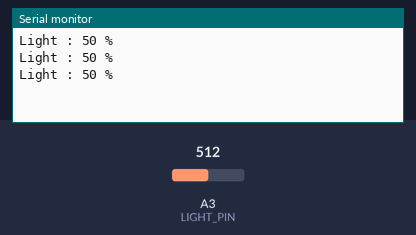
A sketch run on a simulated Arduino Uno, built with avr-gcc and run on an emulated ATmega328P. On the bench: the last lines printed to the serial monitor. Inputs (shaded band) come from the test bench; at power-on: A3 (LIGHT_PIN) = 512.

Above: at 1.3 s.
1.4 s: A3 (LIGHT_PIN) set to 716
At 1.9 s:
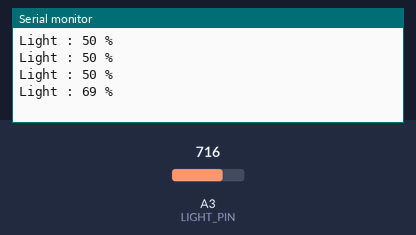
2.9 s: A3 (LIGHT_PIN) set to 900
At 3.4 s:
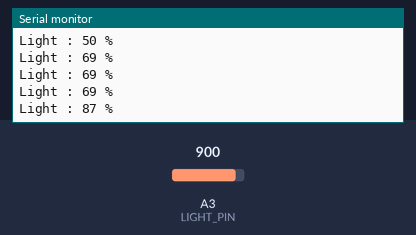
Timing chart, 0 to 5.9 s (numbered marks = the images above; inputs shaded):
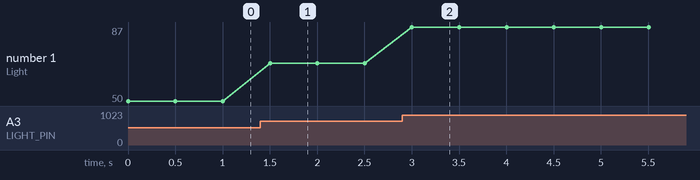

Measured:
- after the input at 1.4 s, the serial monitor: prints a new line after 0.10 s (image 1)
- after the input at 2.9 s, the serial monitor: prints a new line after 0.10 s (image 2)
- plotted number 1: 50 → 69 after the input at 1.4 s, 69 → 87 after the input at 2.9 s

The sketch:

grove-light-sensor.ino
```cpp
const int LIGHT_PIN = A3;  // arduino sensor kit
//const int LIGHT_PIN = A6;  // grove beginner kit

void setup() {
  Serial.begin(9600);
}

void loop() {
  int light_value = analogRead(LIGHT_PIN);
  int light_value_percent = map(light_value, 0, 1023, 0, 100);

  Serial.print("Light : ");
  Serial.print(light_value_percent);
  Serial.println(" %");

  delay(500);
}
```
